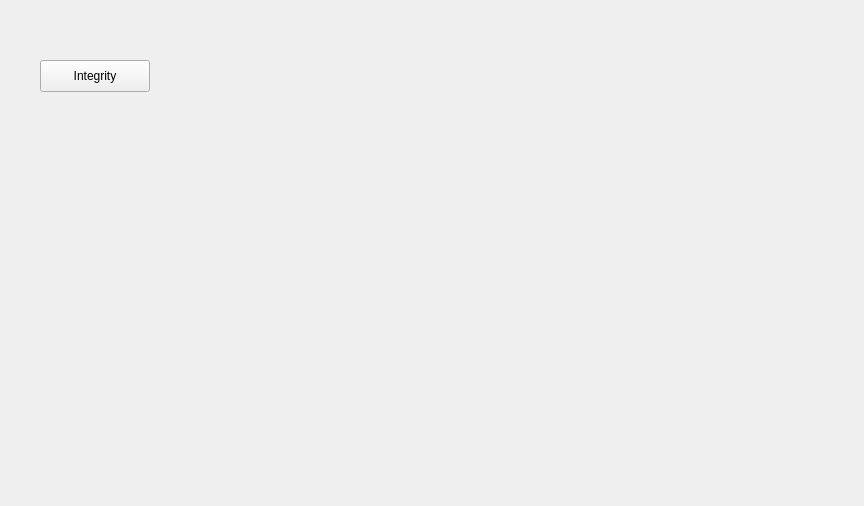
<?xml version="1.0" encoding="UTF-8"?>
<ui version="4.0">
 <class>Form</class>
 <widget class="QWidget" name="Form">
  <property name="geometry">
   <rect>
    <x>0</x>
    <y>0</y>
    <width>864</width>
    <height>506</height>
   </rect>
  </property>
  <property name="windowTitle">
   <string>Form</string>
  </property>
  <widget class="QPushButton" name="runIntegrityBtn">
   <property name="geometry">
    <rect>
     <x>40</x>
     <y>60</y>
     <width>110</width>
     <height>32</height>
    </rect>
   </property>
   <property name="text">
    <string>Integrity</string>
   </property>
  </widget>
 </widget>
 <resources/>
 <connections/>
</ui>
